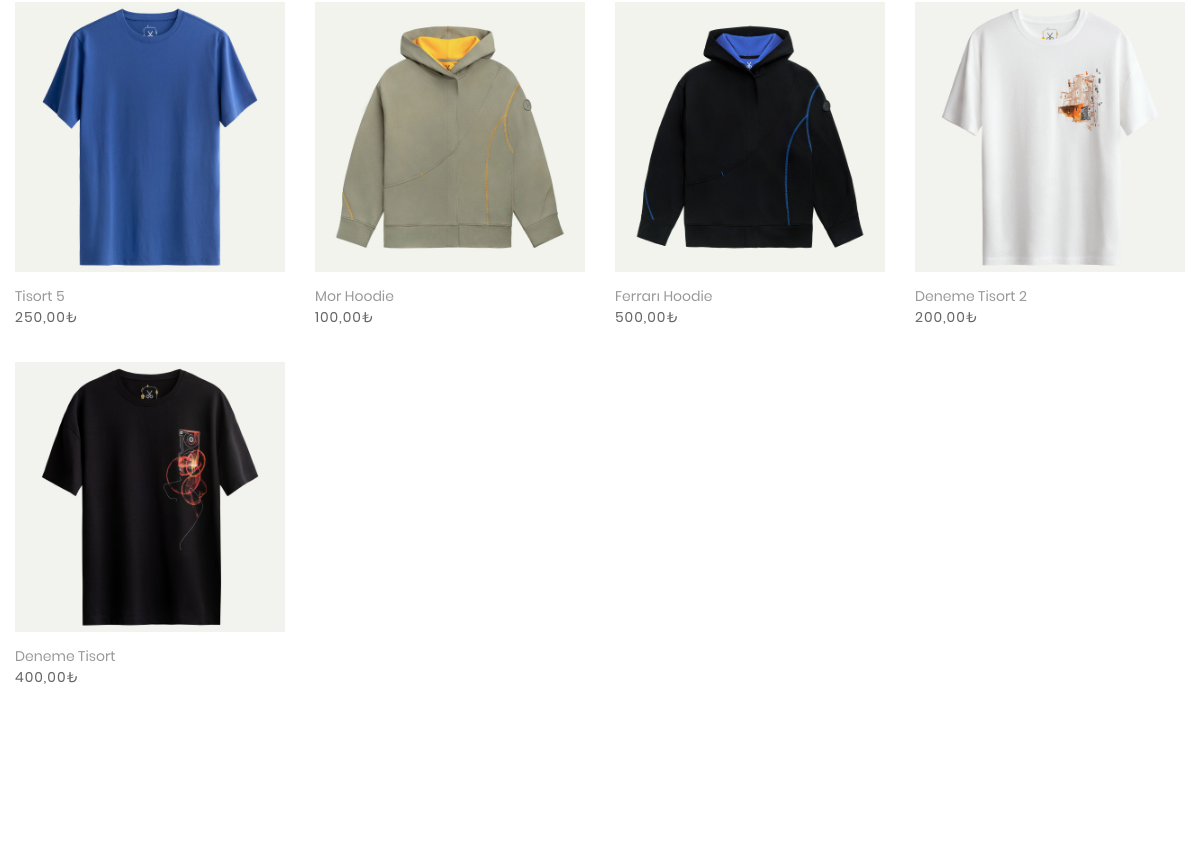
Before: / (signed in, middle part) with the older database file.
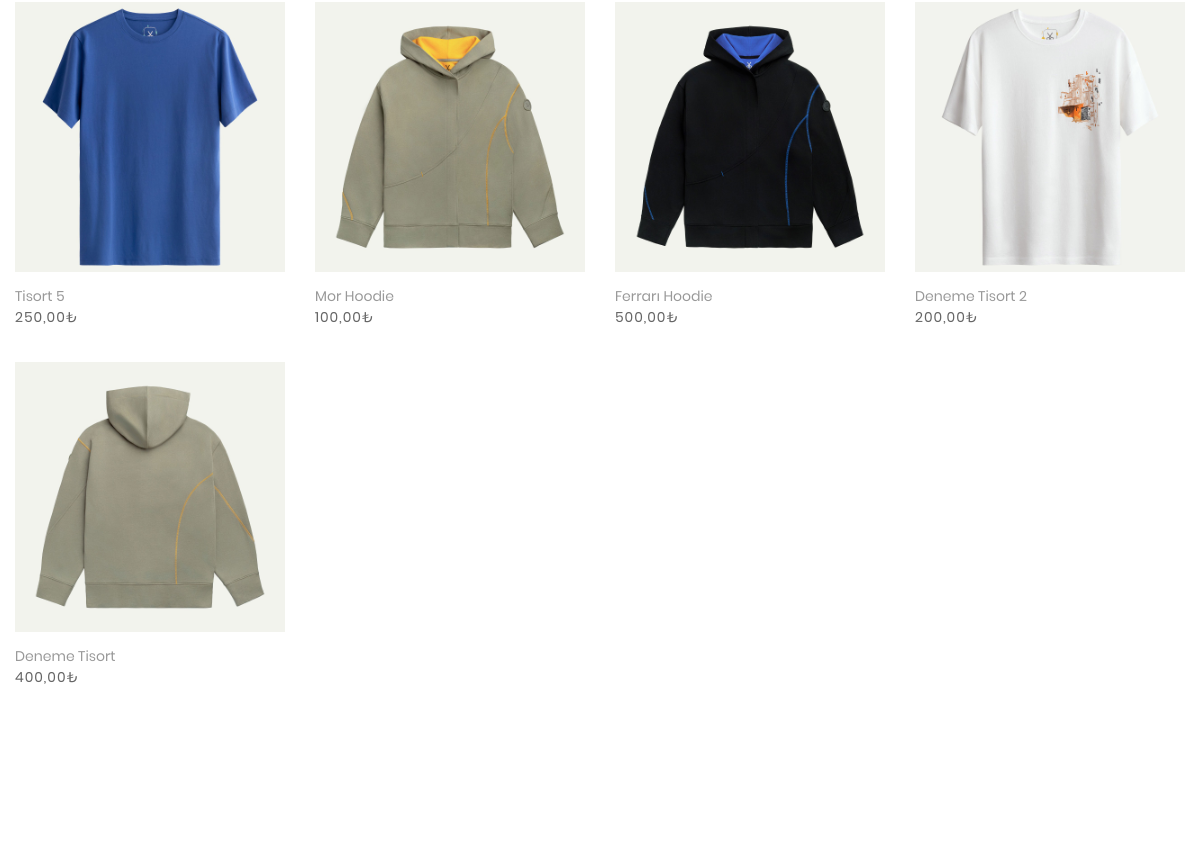
After: the same page with the newer database file.
### product/models.py (models this page shows, shortened)
class Product(models.Model):
    name = models.CharField(
        max_length=250,
        unique=True,
        verbose_name='İsim'
    )
    slug = models.SlugField(
        max_length=250,
        unique=True,
        verbose_name='Slug - Lütfen Burayı Değiştirmeyin-',
        blank=True  # Otomatik olarak oluşturulacak
    )
    description = models.TextField(
        blank=True,
        verbose_name='Açıklama'
    )
    collection = models.ForeignKey(
        'Collection',
        on_delete=models.SET_NULL,
        null=True,
        blank=True,
        related_name='collections',
        verbose_name='Koleksiyon'
    )
    category = models.ForeignKey(
        'Category',
        on_delete=models.CASCADE,
        related_name='products',
        verbose_name='Kategori'
    )
    price = models.DecimalField(
        max_digits=10,
        decimal_places=2,
        verbose_name='Tutar'
    )
    imageOne = models.ImageField(
        upload_to=turkish_file_rename,
        blank=True,
        verbose_name='Resim 1'
    )
    imageTwo = models.ImageField(
        upload_to=turkish_file_rename,
        null=True,
        blank=True,
        verbose_name='Resim 2'
    )
    imageThree = models.ImageField(
        upload_to=turkish_file_rename,
        blank=True,
        null=True,
        verbose_name='Resim 3'
    )
    avaible = models.BooleanField(
        default=True,
        verbose_name='Yayınlandı'
    )
    created = models.DateTimeField(
        auto_now_add=True,
        verbose_name='Oluşturulma Tarihi'
    )
    updated = models.DateTimeField(
        auto_now=True,
        verbose_name='Güncellenme Tarihi'
    )
    class Meta:
        ordering = ('name',)
        verbose_name = 'Ürün'
        verbose_name_plural = 'Ürünler'
    def get_url(self):
        return reverse('ProdCatDetail', args=[self.category.slug, self.slug])

### page/views.py (the view)
# urls.py: path('', home, name='home'),
def home(request):
    product_ids = list(Product.objects.filter(avaible=True).values_list('id', flat=True))
    random_ids = random.sample(product_ids, min(len(product_ids), 10)) if product_ids else []
    categorized_products = {}
    for category in Category.objects.only('id', 'name', 'parent_categories'):
        categorized_products[category.name] = Product.objects.filter(category=category, avaible=True).only('id', 'name', 'price', 'imageOne')[:10]
    context = {
        'collections': Collection.objects.only('id', 'name'),  # Sadece gerekli alanları çekerek optimizasyon
        'latest_products': Product.objects.filter(avaible=True).only('id', 'name', 'price', 'imageOne').order_by('-created')[:10],
        'categorized_products': categorized_products  # Her kategori için ürünleri içeren dict
    }
    return render(request, 'home.html', context)

### ecommerce/context_data/nav_context.py (called while the page is built)
def menu_links(request):
    cart = None
    cart_items = []
    if request.user.is_authenticated:
        cart, created = Cart.objects.get_or_create(user=request.user)
    else:
        session_key = request.session.session_key
        if not session_key:
            request.session.create()
            session_key = request.session.session_key
        cart, created = Cart.objects.get_or_create(cart_id=session_key)
    if cart:
        cart_items = CartItem.objects.filter(cart=cart, active=True)
    return {
        'parent_categories': ParentCategory.objects.only('id', 'name'),
        'categories': Category.objects.only('id', 'name', 'parent_categories'),
        'cart': cart,
        'cart_items': cart_items,
        'settings': {
            'email': Email.objects.first(),
            'phone': Phone.objects.first(),
            'kargo': Kargo.objects.first()
        }
    }

### page/models.py (called while the page is built)
    def __str__(self):
        return self.email

    def __str__(self):
        return self.phone

### product/models.py (called while the page is built)
    def get_url(self):
        return reverse('parent_category', args=[self.slug])

### templates/home.html (shortened to what this page needs)
{% extends "base/base.html" %}
{% load static %}
{% block content %}
<section class="bg0 p-t-23 p-b-140">
		<div class="container">
      <div class="tab01">
          <div class="tab-content p-t-50">
              <div class="tab-pane fade show active" id="all" role="tabpanel">
                  <div class="row">
                      {% for product in latest_products %}
                      <div class="col-sm-6 col-md-4 col-lg-3 p-b-35">
                          <div class="block2">
                              <div class="block2-pic hov-img0">
                                  <img src="{{ product.imageOne.url }}" alt="IMG-PRODUCT">
                              </div>
                              <div class="block2-txt flex-w flex-t p-t-14">
                                  <div class="block2-txt-child1 flex-col-l ">
                                      <a href="{{ product.get_url }}" class="stext-104 cl4 hov-cl1 trans-04">{{ product.name }}</a>
                                      <span class="stext-105 cl3">{{ product.price }}₺</span>
                                  </div>
                              </div>
                          </div>
                      </div>
                      {% endfor %}
                  </div>
              </div>
          </div>
      </div>
  </div>
</section>
{% endblock content %}

### templates/base/base.html
{% include "base/components/head.html" %}
{% include "base/components/nav.html" %}
{% block content %}
{% endblock content %}
{% include "base/components/footer.html" %}

### templates/base/components/head.html (shortened to what this page needs)
{% load static %}
<!DOCTYPE html>
<html lang="tr">
<head>
	<link rel="stylesheet" type="text/css" href="{% static "vendor/bootstrap/css/bootstrap.min.css" %} ">
	<link rel="stylesheet" type="text/css" href="{% static "fonts/font-awesome-4.7.0/css/font-awesome.min.css" %} ">
	<link rel="stylesheet" type="text/css" href="{% static "fonts/iconic/css/material-design-iconic-font.min.css" %} ">
	<link rel="stylesheet" type="text/css" href="{% static "fonts/linearicons-v1.0.0/icon-font.min.css" %} ">
	<link rel="stylesheet" type="text/css" href="{% static "vendor/animate/animate.css" %} ">
	<link rel="stylesheet" type="text/css" href="{% static "vendor/css-hamburgers/hamburgers.min.css" %} ">
	<link rel="stylesheet" type="text/css" href="{% static "vendor/animsition/css/animsition.min.css" %} ">
	<link rel="stylesheet" type="text/css" href="{% static "vendor/select2/select2.min.css" %} ">
	<link rel="stylesheet" type="text/css" href="{% static "vendor/daterangepicker/daterangepicker.css" %} ">
	<link rel="stylesheet" type="text/css" href="{% static "vendor/slick/slick.css" %} ">
	<link rel="stylesheet" type="text/css" href="{% static "vendor/MagnificPopup/magnific-popup.css" %} ">
	<link rel="stylesheet" type="text/css" href="{% static "vendor/perfect-scrollbar/perfect-scrollbar.css" %} ">
	<link rel="stylesheet" type="text/css" href="{% static "css/util.css" %} ">
	<link rel="stylesheet" type="text/css" href="{% static "css/main.css" %} ">
</head>

### templates/base/components/nav.html (shortened to what this page needs)
{% load static %}
<body class="animsition">

### templates/base/components/footer.html (shortened to what this page needs)
{% load static %}
</body>
</html>

### static/css/main.css (style rules this page uses)
.container { max-width: 1380px; }
@media (max-width: 1600px) { .container { max-width: 1200px; } }
.block2-pic { position: relative; }
.block2-txt-child1 { width: calc(100% - 30px); }
.cl3 { color: #666; }
.cl4 { color: #999; }
.stext-104 { font-family: Poppins-Regular; font-size: 14px; line-height: 1.466667; }
.stext-105 { font-family: Poppins-Regular; font-size: 14px; line-height: 1.466667; letter-spacing: 1px; }
.bg0 { background-color: #fff; }
.hov-img0 { display: block; overflow: hidden; }
.hov-img0 img { width: 100%; -webkit-transition: transform 0.9s ease; -o-transition: transform 0.9s ease; -moz-transition: transform 0.9s ease; transition: transform 0.9s ease; }

Changed rows visible on the page:
changed Product "Deneme Tisort": imageOne: a different picture
